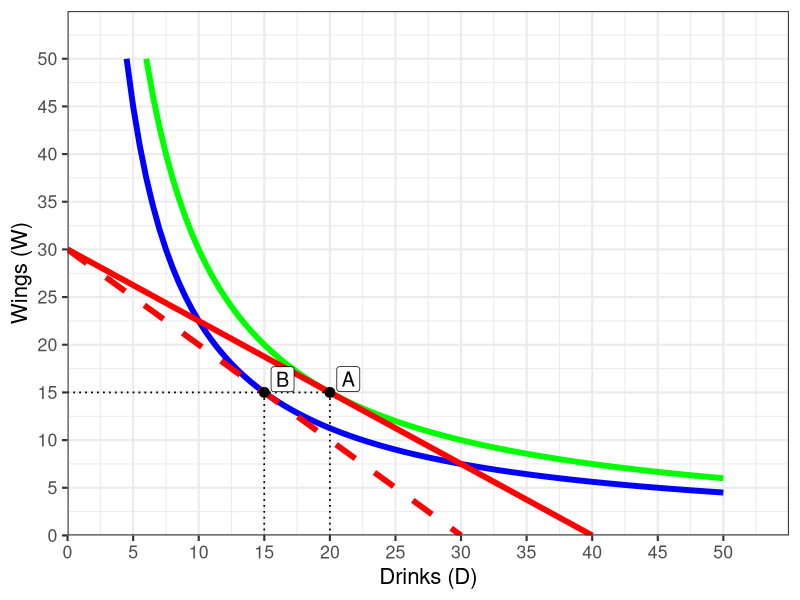
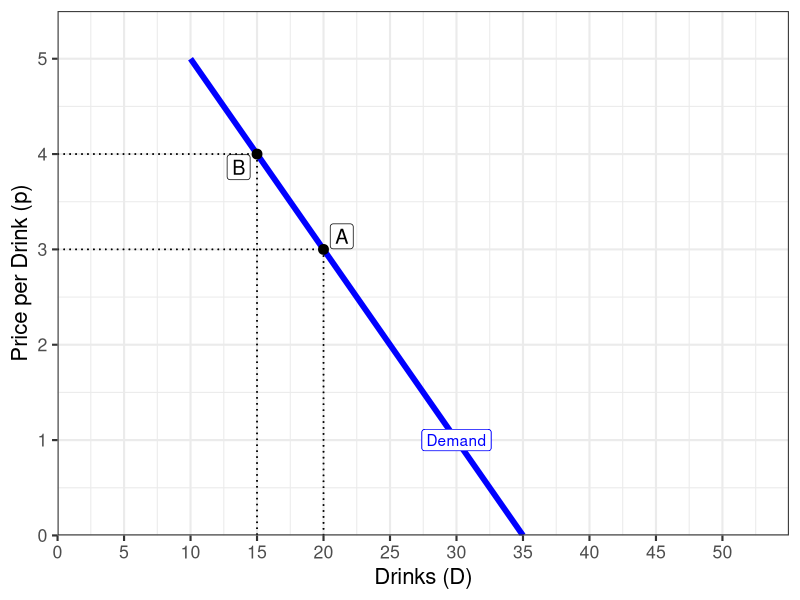

The R script that drew these images, in order:
## ---- chunk 1
knitr::opts_chunk$set(echo = TRUE)
## ---- chunk 2
library(tidyverse)
library(ggrepel)
points <-tribble(
  ~x, ~y, ~letter,
  20, 15, "A",
  15, 15, "B"
)
IC_1=function(x){300/x}
IC_2=function(x){225/x}

budget_1 = function(x){30-0.75*x}
budget_2 = function(x){30-x}

ggplot(tibble(x=c(0,10)), aes(x=x))+
  stat_function(fun=IC_1, geom="line", size=2, color = "green")+
  stat_function(fun=IC_2, geom="line", size=2, color = "blue")+
  stat_function(fun=budget_1, geom="line", size=2, color = "red")+
  stat_function(fun=budget_2, geom="line", size=2, color = "red", linetype="dashed")+
  geom_segment(x=0, xend=20,y=15,yend=15, linetype="dotted")+
  geom_segment(x=15, xend=15,y=15,yend=0, linetype="dotted")+
  geom_segment(x=20, xend=20,y=15,yend=0, linetype="dotted")+
  geom_point(data=points, aes(x=x,y=y), size=3)+
  geom_label_repel(data=points, aes(x=x,y=y, label=letter), size=5)+
    scale_x_continuous(breaks=seq(0,50,5),
                     limits=c(0,50),
                     expand=expand_scale(mult=c(0,0.1)))+
  scale_y_continuous(breaks=seq(0,50,5),
                     limits=c(0,50),
                     expand=expand_scale(mult=c(0,0.1)))+
  labs(x = "Drinks (D)",
       y = "Wings (W)")+
  theme_bw(base_size=16)
## ---- chunk 3
library(tidyverse)
library(ggrepel)
points_2 <-tribble(
  ~x, ~y, ~letter,
  20, 3, "A",
  15, 4, "B"
)
demand=function(x){7-0.2*x}

ggplot(tibble(x=c(0,10)), aes(x=x))+
  stat_function(fun=demand, geom="line", size=2, color = "blue")+
  geom_label(aes(x=30, y=1),label = "Demand", color = "blue")+
  geom_segment(x=0, xend=20,y=3,yend=3, linetype="dotted")+
  geom_segment(x=20, xend=20,y=3,yend=0, linetype="dotted")+
  geom_segment(x=0, xend=15,y=4,yend=4, linetype="dotted")+
  geom_segment(x=15, xend=15,y=4,yend=0, linetype="dotted")+
  geom_point(data=points_2, aes(x=x,y=y), size=3)+
  geom_label_repel(data=points_2, aes(x=x,y=y, label=letter), size=5)+
    scale_x_continuous(breaks=seq(0,50,5),
                     limits=c(0,50),
                     expand=expand_scale(mult=c(0,0.1)))+
  scale_y_continuous(breaks=seq(0,5,1),
                     limits=c(0,5),
                     expand=expand_scale(mult=c(0,0.1)))+
  labs(x = "Drinks (D)",
       y = "Price per Drink (p)")+
  theme_bw(base_size=16)
